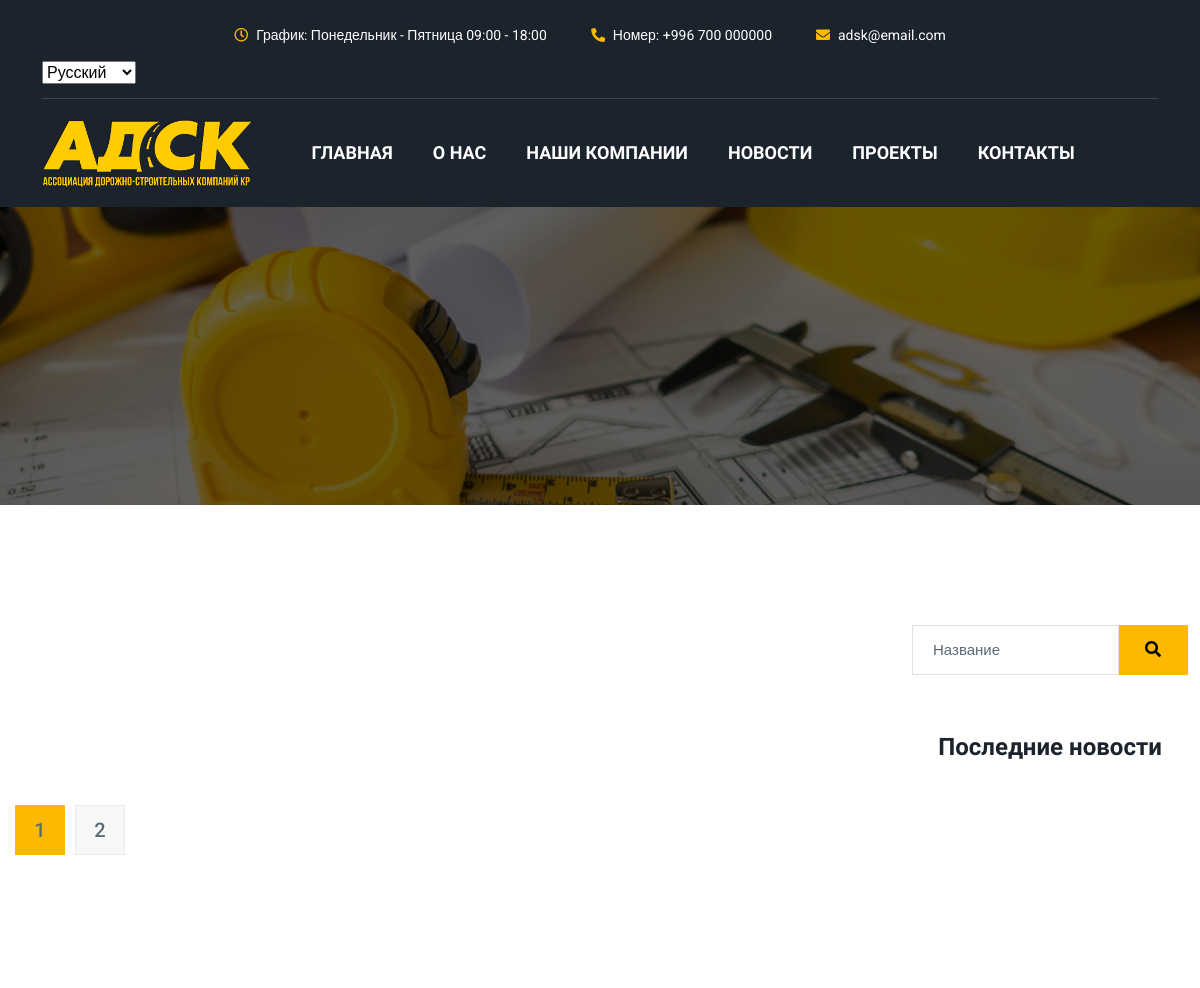
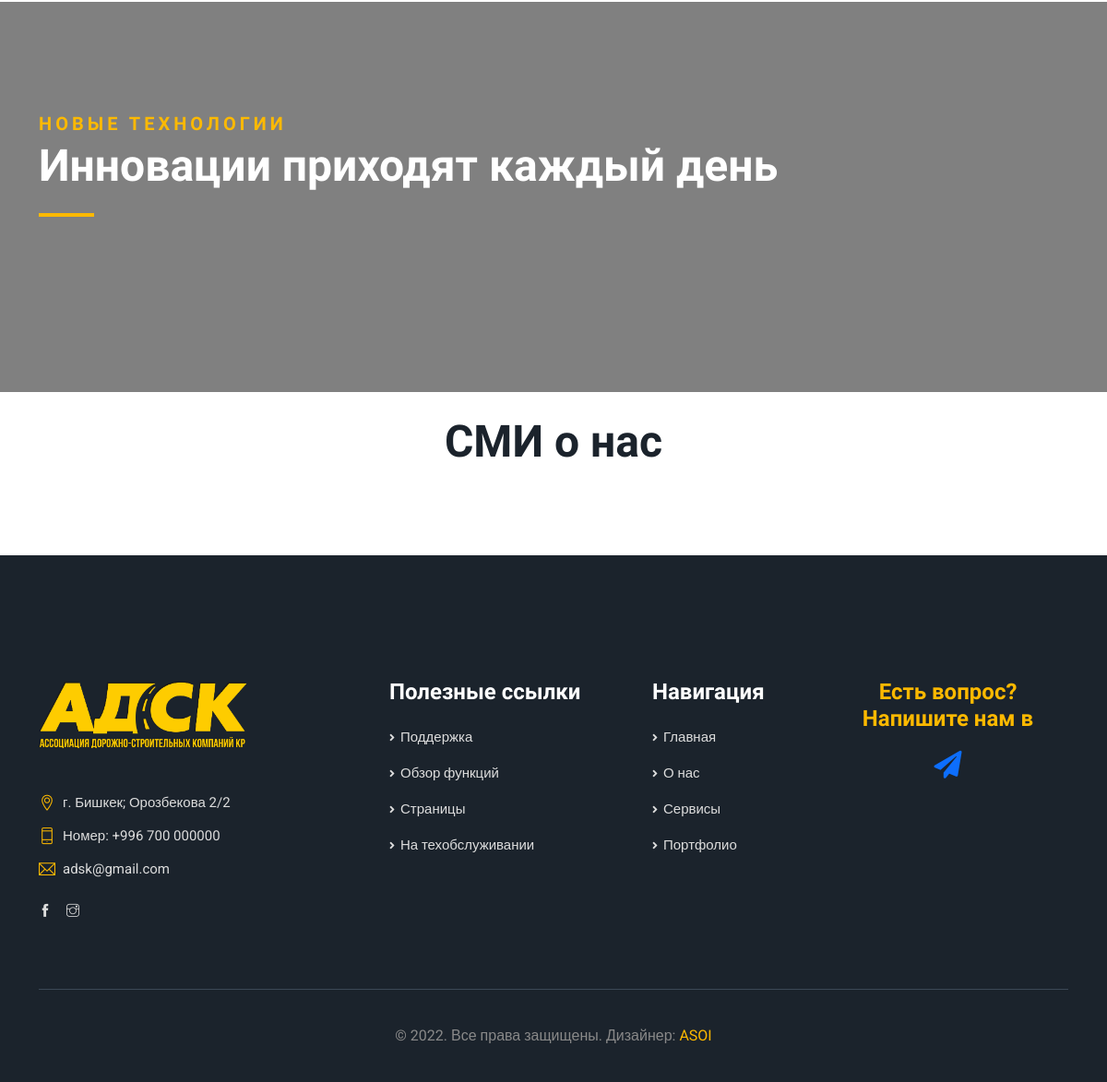
The app's page /search, older data (2 pictures, top to bottom).
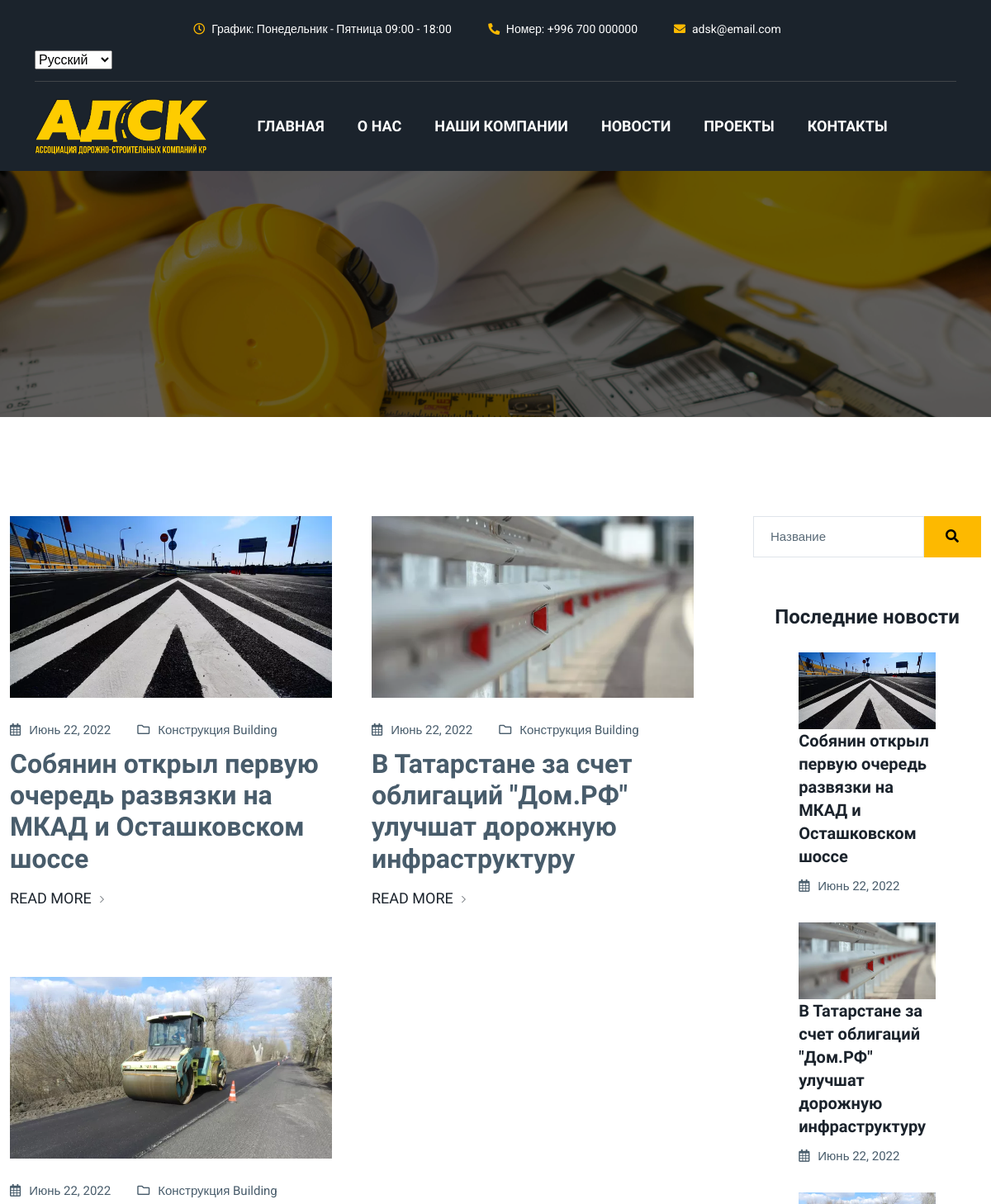
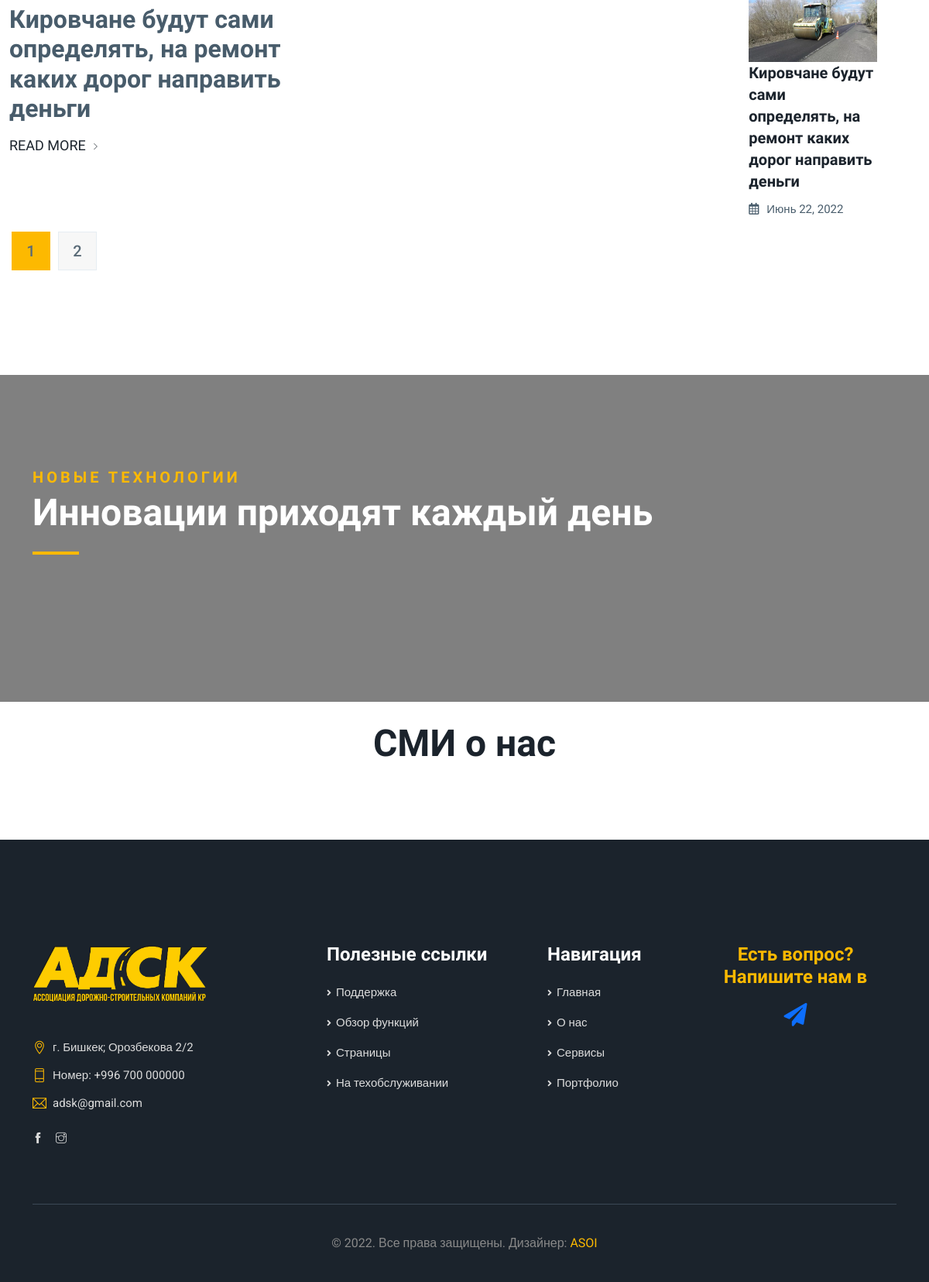
The same page, newer data (2 pictures, top to bottom).
### first/models.py (models this page shows, shortened)
class News(models.Model):
    title = models.CharField(max_length=200, verbose_name="Новости")
    created_at = models.DateTimeField(auto_now_add=True)
    image = models.ImageField(null=True, blank=True, upload_to="news")
    @classmethod
    def last_four_news(cls) -> QuerySet:
        return cls.objects.all().order_by('created_at')[:4]

### first/views.py (the view)
# urls.py: path('search', search_news, name='search'),
@csrf_exempt
def search_news(request):
    query = request.GET.get('q')
    _news = None
    if query is not None:
        _news = News.search_news(query)
    if not _news or query is None:
        _news = News.objects.all()
    return render(request, "blog.html", {'news': _news, 'last_four_news': News.last_four_news()})

### templates/blog.html (shortened to what this page needs)
{% extends 'index.html' %}
{% load static %}
{% load i18n%}
{% block page %}
            <section class="banner_area">
                <div class="overlay_bg parallax-effect" style="background: url(static/img/banner4.jpg) no-repeat;"></div>
            </section>
            <section class="con_blog_area sec_gap">
                <div class="container-xxl news">
                    <div class="row">
                        <div class="col-9" style="display: flex; flex-wrap: wrap">
                            {% for new in news %}
                        <div class="col-lg-6">
                            <div class="blog_inner">
                                <article class="blog_item">
                                    <a href="#"><img src="{{new.image.url}}" alt=""></a>
                                    <ul class="post_meta list-unstyled">
                                        <li><a href="#"><i class="far fa-calendar-alt"></i>{{ new.created_at.date}}</a></li>
                                        <li><i class="far fa-folder"></i><a href="#">{% trans 'Конструкция' %}</a> <a href="#">Building</a></li>
                                    </ul>
                                    <a href="{% url 'news' new.pk %}">
                                        <h2 class="l_post_title">{{ new.title}}</h2>
                                    </a>
                                    <a href="{% url 'news' new.pk %}" class="read_btn">Read More <i class="ti-angle-right"></i></a>
                                </article>
                            </div>
                        </div>
                                {% endfor %}
                        </div>
                        <div class="col-lg-3">
                            <div class="blog_sidebar">
                                <div class="widget sidebar_widget widget_search">
                                    <form action="{% url 'search' %}" method="GET" class="search-form input-group">
                                        <input name="q" type="search" class="form-control widget_input" placeholder="Название">
                                        <button type="submit"><i class="fas fa-search"></i></button>
                                    </form>
                                </div>
                                <div class="widget recente_post_widget">
                                    <h4 class="w_title" style="text-align: center;">{% trans 'Последние новости' %}</h4>
                                    {% include "last_four_news.html" %}
                                </div>
                                </div>
                            </div>
<nav class="navigation pagination" role="navigation">
                                    <span aria-current="page" class="page-numbers current">1</span>
                                    <a class="page-numbers" href="#">2</a>
                                </nav>
                        </div>
                    </div>
                </div>
<section class="blog-con_project_area con_project_area sec_gap">
                <div class="container">
                    <div class="project_title d-flex justify-content-between align-items-end">
                        <div class="section_title">
                            <h6 class="con_title_top">{% trans 'Новые технологии' %}</h6>
                            <h2 class="con_title c_w">{% trans 'Инновации приходят каждый день' %}</h2>
                            <div class="line_bottom mb-0"></div>
                        </div>
                    </div>
                </div>
            </section>
            <section class="">
                <h2 class="con_title" style="
    margin: 25px 0 15px;
    text-align: center;
">СМИ о нас</h2>
                <div class="page-content">
                </div>
</section>
{% endblock %}

### templates/index.html (shortened to what this page needs)
<!doctype html>
{% load static%}
{% load i18n%}
<html lang="en">
<head>
    <link rel="stylesheet" href="{% static 'vendors/bootstrap/css/bootstrap.css' %}">
    <link rel="stylesheet" href="{% static 'vendors/slick/slick.css' %}">
    <link rel="stylesheet" href="{% static 'vendors/slick/slick-theme.css' %}">
    <link rel="stylesheet" href="{% static 'vendors/animation/animate.css' %}">
    <link rel="stylesheet" href="{% static 'vendors/themify/themify-icons.css' %}">
    <link rel="stylesheet" href="{% static 'vendors/font-awesome/css/all.css' %}">
    <link rel="stylesheet" href="{% static 'vendors/magnify-pop/magnific-popup.css' %}">
    <link rel="stylesheet" href="{% static 'vendors/loader/animation.css' %}">
    <link rel="stylesheet" href="{% static 'css/style.css' %}">
    <link rel="stylesheet" href="{% static 'css/responsive.css' %}">
</head>
<body>
    <div class="layout animsition">
        <div class="body_wrapper">
            <header class="header_area">
                <div class="header_top_two header_dark">
                    <div class="container">
                        <div class="header_info">
                            <div class="row align-items-center">
                                <div class="header_contact_info">
                                        <a href="#"><i class="far fa-clock"></i>График: Понедельник - Пятница 09:00 - 18:00</a>
                                        <a href="tel:+996 700 000000"><i class="fas fa-phone"></i>Номер: +996 700 000000</a>
                                        <a href="mailto:adsk@gmail.com"><i class="fas fa-envelope"></i>adsk@email.com</a>
                                    </div>
                                <div class="languages-switcher">
									<form action="{% url 'set_language' %}" method="post">{% csrf_token %}
									<select class="selectpicker" data-width="fit" name="language" onchange="this.form.submit()">
										{% get_current_language as LANGUAGE_CODE %}
										{% get_available_languages as LANGUAGES %}
										{% get_language_info_list for LANGUAGES as languages %}
										{% for language in languages %}
											<option data-content='<span class="flag-icon flag-icon-us"></span>' value="{{ language.code }}"{% if language.code == LANGUAGE_CODE %} selected{% endif %}>
												{{ language.name_local }}
											</option>
										{% endfor %}
									</select>
									</form>
								</div>
                            </div>
                        </div>
                    </div>
                </div>
                <nav class="navbar navbar-expand-lg header_three header_dark" id="header">
                    <div class="container-xl">
                        <div class="collapse navbar-collapse" id="navbarSupportedContent">
                            <a class=" f_logo navbar-brand logo" href="{% url 'home' %}">
                                <img src="{% static 'img/Logo.png' %}" alt="LOGO">
                            </a>
                            <ul class="navbar-nav menu">
                                <li class="nav-item"><a class="nav-link" href="{% url 'home' %}">{% trans 'ГЛАВНАЯ' %}</a></li>
                                <li class="nav-item"><a class="nav-link" href="{% url 'about' %}">{% trans 'О НАС'%}</a></li>
                                <li class="nav-item"><a class="nav-link" href="{% url 'our_companies' %}">{% trans 'НАШИ КОМПАНИИ' %}</a></li>
                                <li class="nav-item"><a class="nav-link" href="{% url 'news' %}">{% trans 'НОВОСТИ' %}</a></li>
                                <li class="nav-item"><a class="nav-link" href="{% url 'portfolio' %}">{% trans 'ПРОЕКТЫ' %}</a></li>
                                <li class="nav-item"><a class="nav-link" href="{% url 'contact' %}">{% trans 'КОНТАКТЫ' %}</a></li>
                            </ul>
                        </div>
                    </div>
                </nav>
            </header>
            {% block page%} {% endblock %}
            <footer class="footer_area">
                <div class="container">
                    <div class="row footer_top">
                        <div class="col-lg-4 col-sm-7 wow fadeInLeft" data-wow-delay="0.2s">
                            <div class="f_widget info_widget">
                                <a href="#" class="f_logo"><img width="100%" src="{% static 'img/Logo.png' %}" alt=""></a>
                                <div class="info_list">
                                    <div class="info_item">
                                        <i class="ti-location-pin"></i>
                                        <p>г. Бишкек; Орозбекова 2/2</p>
                                    </div>
                                    <div class="info_item">
                                        <i class="ti-mobile"></i>
                                        <p><a href="tel:+996 700 000000">Номер: +996 700 000000</a>
                                    </div>
                                    <div class="info_item">
                                        <i class="ti-email"></i>
                                        <p><a href="mailto:adsk@gmail.com">adsk@gmail.com</a></p>
                                    </div>
                                </div>
                                <div class="social_icon">
                                    <a href="#"><i class="ti-facebook"></i></a>
                                    <a href="#"><i class="ti-instagram"></i></a>
                                </div>
                            </div>
                        </div>
                        <div class="col-lg-3 col-sm-5 wow fadeInUp" data-wow-delay="0.4s">
                            <div class="f_widget link_widget">
                                <h2 class="f_title">Полезные ссылки</h2>
                                <ul class="list-unstyled">
                                    <li><a href="#">{% trans 'Поддержка'%}</a></li>
                                    <li><a href="#">{% trans 'Обзор функций'%}</a></li>
                                    <li><a href="#">{% trans 'Страницы'%}</a></li>
                                    <li><a href="#">{% trans 'На техобслуживании'%}</a></li>
                                </ul>
                            </div>
                        </div>
                        <div class="col-lg-2 col-sm-5 wow fadeInUp" data-wow-delay="0.6s">
                            <div class="f_widget link_widget">
                                <h2 class="f_title">{% trans 'Навигация'%}</h2>
                                <ul class="list-unstyled">
                                    <li><a href="#">{% trans 'Главная'%}</a></li>
                                    <li><a href="#">{% trans 'О нас'%}</a></li>
                                    <li><a href="#">{% trans 'Сервисы'%}</a></li>
                                    <li><a href="#">{% trans 'Портфолио'%}</a></li>
                                </ul>
                            </div>
                        </div>
                        <div class="col-lg-3 col-sm-7 wow fadeInUp" data-wow-delay="0.8s">
                            <div class="f_widget subscribe_widget" style="
    text-align: center;
">
                                <h2 style="color: #fdb900" class="f_title">Есть вопрос? Напишите нам в</h2>
                                <a href="tg://resolve?domain=Zhanbozhan" style="
    font-size: 30px;
"><i class="fas fa-paper-plane"></i></a>
                            </div>
                        </div>
                    </div>
                    <div class="footer_bottom wow fadeInUp" data-wow-delay="0.4s">© 2022. Все права защищены. Дизайнер:
                        <a target="_blank" href="http://asoi.kg"> ASOI</a></div>
                </div>
            </footer>
        </div>
</body>
</html>

### templates/last_four_news.html
{% for last_n in last_four_news %}
    <div class="media latest_post_thumb">
        <img src={{ last_n.image.url }} alt="">
        <div class="media-body">
            <a href="#">
                <h4>{{ last_n.title }}</h4>
            </a>
            <ul class="post_meta list-unstyled">
                <li><a href="#"><i class="far fa-calendar-alt"></i>{{ last_n.created_at.date }}</a></li>
            </ul>
        </div>
    </div>
{% endfor %}

Row changes from the older to the newer data that the page shows:
added News: image (picture), created_at "Июнь 22, 2022", title "Собянин открыл первую очередь развязки на МКАД и Осташковском шоссе"
added News: image (picture), created_at "Июнь 22, 2022", title "В Татарстане за счет облигаций \"Дом.РФ\" улучшат дорожную инфраструктуру"
added News: image (picture), created_at "Июнь 22, 2022", title "Кировчане будут сами определять, на ремонт каких дорог направить деньги"
